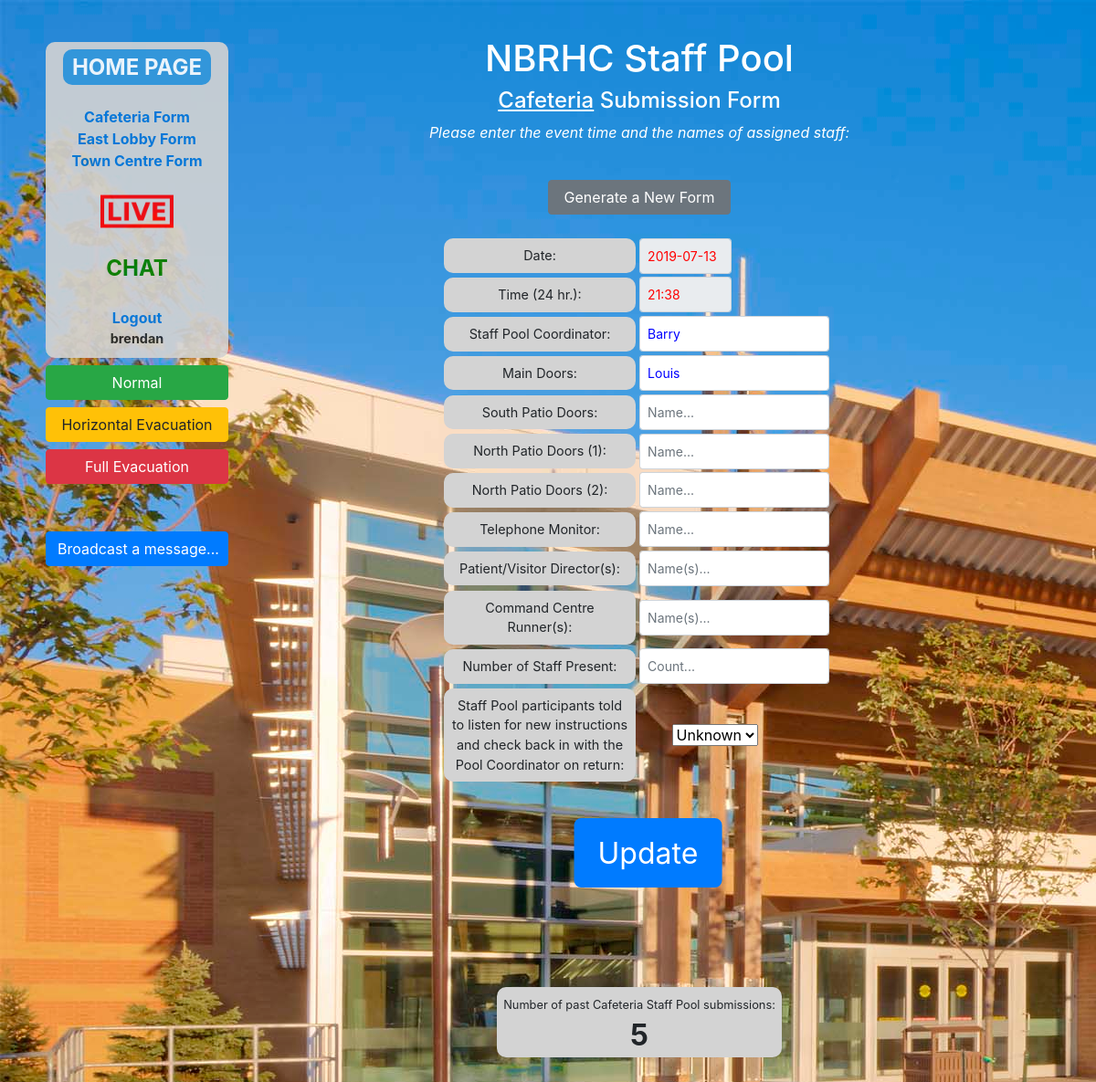
The page /CodeRed/Cafeteria/ (signed in) on the database its author committed.
### catalog/models.py (models this page shows, shortened)
class Cafeteria(models.Model):
    c_date = models.DateField(null=True, blank=False, verbose_name='Date', default=timezone.now().date())
    c_time = models.CharField(max_length=100, null=True, blank=False, verbose_name='Time (24 hr.)', default=str(datetime.datetime.now().time())[0:5])
    c_coordinator = models.CharField(max_length=100, null=True, blank=True, verbose_name='Staff Pool Coordinator')
    c_main_doors = models.CharField(max_length=100, null=True, blank=True, verbose_name='Main Doors')
    c_south_patio_doors = models.CharField(max_length=100, null=True, blank=True, verbose_name='South Patio Doors')
    c_north_patio_doors_1 = models.CharField(max_length=100, null=True, blank=True, verbose_name='North Patio Doors 1')
    c_north_patio_doors_2 = models.CharField(max_length=100, null=True, blank=True, verbose_name='North Patio Doors 2')
    c_monitor = models.CharField(max_length=100, null=True, blank=True, verbose_name='Telephone Monitor')
    c_directors = models.CharField(max_length=100, null=True, blank=True, verbose_name='Patient/Visitor Director(s)')
    c_runners = models.CharField(max_length=100, null=True, blank=True, verbose_name='Command Centre Runner(s)')
    c_num_staff = models.CharField(max_length=100, null=True, blank=True, verbose_name='Number of Staff Present')
    c_explain = models.NullBooleanField(verbose_name='Explained to Participants')
    class Meta:
        verbose_name_plural = 'Cafeteria'
        verbose_name = 'Cafeteria'

### catalog/views.py (the view, shortened to what this page needs)
# urls.py: path('Cafeteria/', views.cafeteria_form, name='cafeteria_form'),
@login_required
def cafeteria_form(request):
    show_form_button = 'No'
    num_events = Cafeteria.objects.all().count() # All is implied by default
    if request.method == 'POST' and 'c' in request.POST:
        print(request.POST.get('reset', 'ooook'))
        if Cafeteria.objects.last() is None:
            cafeteria_instance = Cafeteria()
        else:
            if ((Cafeteria.objects.last().c_date == timezone.now().date()) and request.POST.get('reset', '') != 'Yes' and
               ((abs(int(Cafeteria.objects.last().c_time[0:2]) - int(str(datetime.datetime.now().time())[0:2])) == 0)) or
               ((abs(int(Cafeteria.objects.last().c_time[0:2]) - int(str(datetime.datetime.now().time())[0:2])) == 1) and (int(Cafeteria.objects.last().c_time[3:5]) > int(str(datetime.datetime.now().time())[3:5])) )):
                cafeteria_instance = Cafeteria.objects.all().order_by('-id')[:1][0]
            else:
                cafeteria_instance = Cafeteria()
        form_c = CafeteriaForm(request.POST)
        if form_c.is_valid():
            cafeteria_instance.c_date = form_c.cleaned_data['c_date']
            cafeteria_instance.c_time = form_c.cleaned_data['c_time']#.strip()
            cafeteria_instance.c_coordinator = form_c.cleaned_data['c_coordinator'].strip()
            cafeteria_instance.c_main_doors = form_c.cleaned_data['c_main_doors'].strip()
            cafeteria_instance.c_south_patio_doors = form_c.cleaned_data['c_south_patio_doors'].strip()
            cafeteria_instance.c_north_patio_doors_1 = form_c.cleaned_data['c_north_patio_doors_1'].strip()
            cafeteria_instance.c_north_patio_doors_2 = form_c.cleaned_data['c_north_patio_doors_2'].strip()
            cafeteria_instance.c_monitor = form_c.cleaned_data['c_monitor'].strip()
            cafeteria_instance.c_directors = form_c.cleaned_data['c_directors'].strip()
            cafeteria_instance.c_runners = form_c.cleaned_data['c_runners'].strip()
            cafeteria_instance.c_num_staff = form_c.cleaned_data['c_num_staff'].strip()
            cafeteria_instance.c_explain = form_c.cleaned_data['c_explain']
            cafeteria_instance.save()
        return HttpResponseRedirect(reverse('LIVE') )
    else:
        try:
            if ((Cafeteria.objects.last().c_date == timezone.now().date()) and request.GET.get('new_form_indicator','') != 'Yes' and
               ((abs(int(Cafeteria.objects.last().c_time[0:2]) - int(str(datetime.datetime.now().time())[0:2])) == 0)) or
               ((abs(int(Cafeteria.objects.last().c_time[0:2]) - int(str(datetime.datetime.now().time())[0:2])) == 1) and (int(Cafeteria.objects.last().c_time[3:5]) > int(str(datetime.datetime.now().time())[3:5])) )):
                c_time = Cafeteria.objects.last().c_time
                c_coordinator = Cafeteria.objects.last().c_coordinator # Will return None if no match
                c_main_doors = Cafeteria.objects.last().c_main_doors
                c_south_patio_doors = Cafeteria.objects.last().c_south_patio_doors
                c_north_patio_doors_1 = Cafeteria.objects.last().c_north_patio_doors_1
                c_north_patio_doors_2 = Cafeteria.objects.last().c_north_patio_doors_2
                c_monitor = Cafeteria.objects.last().c_monitor
                c_directors = Cafeteria.objects.last().c_directors
                c_runners = Cafeteria.objects.last().c_runners
                c_num_staff = Cafeteria.objects.last().c_num_staff
                c_explain = Cafeteria.objects.last().c_explain
                show_form_button = 'Yes'
        except:
            c_time = str(datetime.datetime.now().time())[0:5]
            c_coordinator = ''
            c_main_doors = ''
            c_south_patio_doors = ''
            c_north_patio_doors_1 = ''
            c_north_patio_doors_2 = ''
            c_monitor = ''
            c_directors = ''
            c_runners = ''
            c_num_staff = ''
            c_explain = ''
        form_c = CafeteriaForm(initial={'c_date': timezone.now().date(),
                                        'c_time': c_time,
                                        'c_coordinator': c_coordinator,
                                        'c_main_doors': c_main_doors,
                                        'c_south_patio_doors': c_south_patio_doors,
                                        'c_north_patio_doors_1': c_north_patio_doors_1,
                                        'c_north_patio_doors_2': c_north_patio_doors_2,
                                        'c_monitor': c_monitor,
                                        'c_directors': c_directors,
                                        'c_runners': c_runners,
                                        'c_num_staff': c_num_staff,
                                        'c_explain': c_explain
                                        })
    context = { 'num_events': num_events,
                'form_c': form_c,
                'show_form_button': show_form_button,
                'current_user_id': request.user.get_username().capitalize(),
              }
    return render(request, 'cafeteria_form.html', context=context)

### catalog/templates/cafeteria_form.html (shortened to what this page needs)
{% extends "base_generic.html" %}
{% block content %}
<div class="center_content my_header">
</br><h1 class="">NBRHC Staff Pool</h1>
  <h4><span class="indicator">Cafeteria</span> Submission Form</h4>
  <p><em>Please enter the event time and the names of assigned staff:</em></p> </br>
</div>
{% if show_form_button == 'Yes' %}
    <div>
        <input id="new_form_button" class="new_form_button btn btn-secondary" type="button" value="Generate a New Form" name="new_form_button"> </br>
    </div>
{% endif %}
<div>
  <form class="trim_form" id="cafeteria_form_html" action="" method="post">
    <table>
    {{ form_c }}
</table> </br>
    <input class="btn btn-primary" type="submit" value="Update" name="c">
</form>
    <p class="center_other_content past_data">Number of past Cafeteria Staff Pool submissions:<br/>
        <strong id="past_size">{{num_events}}</strong></p>
</div>
{% endblock %}

### catalog/templates/base_generic.html (shortened to what this page needs)
<!DOCTYPE html>
<html lang="en">
<head>
  <link rel="stylesheet" href="https://stackpath.bootstrapcdn.com/bootstrap/4.1.3/css/bootstrap.min.css">
  {% load static %}
  <link rel="stylesheet" href="{% static 'css/styles.css' %}">
</head>
<body background="{% static "nbrhc-3.jpg" %}">
  <div class="container-fluid">
    <div class="row">
      <div class="col-sm-12 col-md-3 col-lg-3">
      {% block sidebar %}
        <ul class="background sidebar-nav">
          <li><a id="home_link" href="{% url 'homepage' %}"><b>HOME PAGE</b></a></li> </br>
          <li><a href="{% url 'cafeteria_form' %}"><b>Cafeteria Form</b></a></li>
          <li><a href="{% url 'east_lobby_form' %}"><b>East Lobby Form</b></a></li>
          <li><a href="{% url 'town_centre_form' %}"><b>Town Centre Form</b></a></li>
          <li class=" shrink_live tracker"><a class="live" href="{% url 'LIVE' %}"><img src="{% static "live.png" %}" /></a></li>
          <li><a id="chat_link" href="/chat/"><b>CHAT</b></a></li>
        {% if user.is_authenticated %}
          <a href="{% url 'logout'%}?next={{request.path}}"><b>Logout</b></a>
          <li class="user"><b>{{ user.get_username }}</b></li>
        {% else %}
          <a href="{% url 'login'%}?next={{request.path}}"><b>Login</b></a>
        {% endif %}
        </ul>
{% endblock %}
{% block set_statuses %}
    {% if user.is_authenticated and user.get_username == 'brendan' or user.get_username == 'jeremy' or user.get_username == 'eileen' or user.get_username == 'angele' %}
    <div id="status_list">
        <input id="status_normal" class="status_button btn btn-success" type="button" value="Normal" name="upgrade_button"> </br>
        <input id="status_horizontal" class="status_button btn btn-warning" type="button" value="Horizontal Evacuation" name="upgrade_button"> </br>
        <input id="status_full_evac" class="status_button btn btn-danger" type="button" value="Full Evacuation" name="upgrade_button">
    </div>
    {% endif %}
{% endblock %}
{% block send_message %}
    {% if user.is_authenticated %}
    <div id="send_message_div">
        <input id="send_message" class="status_button btn btn-primary" type="button" value="Broadcast a message..." name="send_message_button">
    </div>
    {% endif %}
{% endblock %}
      </div>
    {% block index_content %}
      <div class="col-sm-12 col-md-8 col-lg-8">
    {% endblock %}
          {% block content %}
          {% endblock %}
      </div>
    </div>
  </div>
</body>
</html>

### catalog/static/css/styles.css (style rules this page uses)
.sidebar-nav { margin-top: 20px; padding: 0; list-style: none; text-align: center; }
.sidebar-nav img { transform:scale(0.1,0.1); display: block; }
.user { font-size: 0.90rem; }
.tracker { font-size: 1.2rem; }
a { color: #0275d8; }
.indicator { text-decoration: underline; }
label { margin: 0.1rem 0.1rem 0.1rem 0; font-weight: normal; font-size: 0.9rem; background-color: #d3d3d3; padding: 0.5rem; border-radius: 10px; display: inline-block; width: 210px; }
th { text-align: center; }
input[type="text"] { color: blue; background-color: white; margin: 0.5px; height: 39px; width: 13rem; }
#id_c_date, #id_e_date, #id_t_date, #id_c_time, #id_e_time, #id_t_time { color: red; width: 6.3rem; }
#id_c_explain, #id_e_explain, #id_t_explain { position: relative; left: 2.25rem; }
input[type="submit"]:not(.login_button) { position: relative; margin: 2rem; left: 9.5rem; transform: scale(2,2); }
.past_data { font-size: 0.8rem; position: relative; background-color: #d3d3d3; padding: 10px 5px 0px 5px;; border-radius: 10px; margin: 3rem auto 3rem auto; }
.live { position: relative; right: 19.35rem; bottom: 10rem; }
.shrink_live { height: 40px; }
.background { background-color: #d3d3d3; border-radius: 10px; max-width: 200px; min-width: 200px; padding: 10px; margin: 30px auto 0 auto; opacity: 0.9; }
.center_content { text-align: center; }
.center_other_content { text-align: center; width: 19.5rem; }
.trim_form { width: 430px;; margin: auto; }
.my_header { color: white; }
#chat_link { color: green; font-size: 1.5rem; }
#home_link { padding: 5px 10px; border-radius: 10px; background-color: #3498db; color: white; font-size: 1.5rem; }
#send_message { margin-top: 3rem; width: 12.5rem; }
#status_normal { margin: 8px 4px 4px 4px; width: 12.5rem; }
#status_horizontal, #status_full_evac { margin: 4px; width: 12.5rem; }
#status_list { text-align: center; }
#send_message_div { text-align: center; }
#past_size { font-size: 2rem; margin: 0; }
.new_form_button { display: block; width: 200px; margin: auto; }

### rows shown on the page
Cafeteria: c_date "2019-07-13", c_time "21:38", c_coordinator "Barry", c_main_doors "Louis", c_explain "Unknown"

### other values the page prints
{{ user.get_username }} "brendan"
{{ num_events }} "5"
